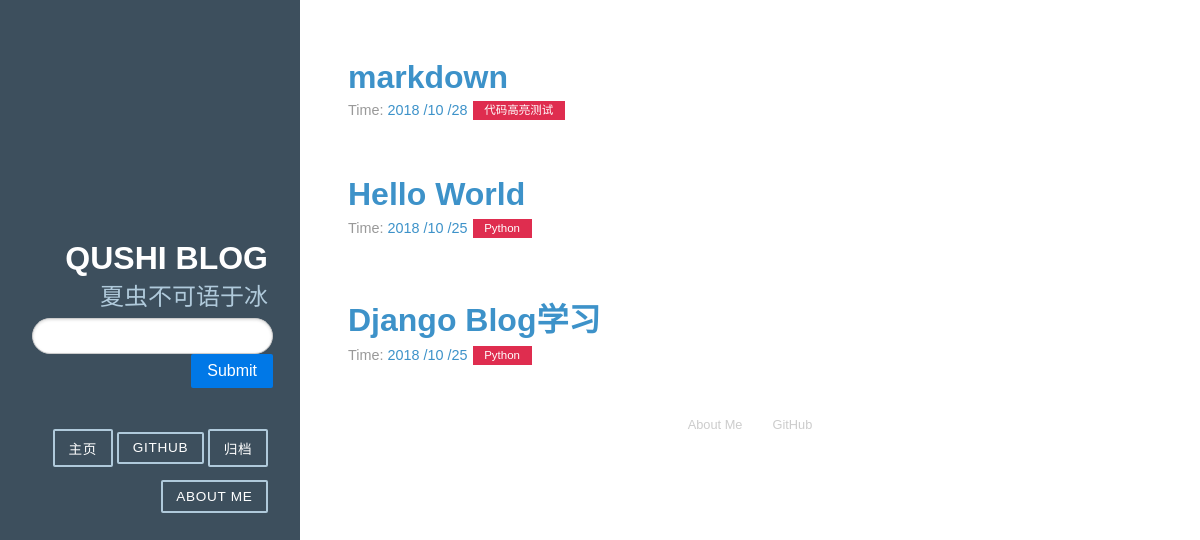
/archives/, run on the app's committed database.
### article/models.py (models this page shows, shortened)
class Article(models.Model):
    title = models.CharField(max_length=100)
    category = models.CharField(max_length=50, blank=True)  #博客标签
    date_time = models.DateField(auto_now_add=True)
    content = models.TextField(blank=True, null=True)
    class Meta:
        ordering = ['-date_time']

### article/views.py (the view)
# urls.py: url(r'^archives/$', archives, name='archives'),
def archives(request) :
    try:
        post_list = Article.objects.all()
    except Article.DoesNotExist :
        raise Http404
    return render(request, 'archives.html', {'post_list' : post_list,'error' : False})

### template/archives.html
{% extends "base.html" %}
{% block content %}
<div class="posts">
    {% for post in post_list %}
        <section class="post">
            <header class="post-header">
                <h2 class="post-title"><a href="{% url 'detail' my_args=post.id %}">{{ post.title }}</a></h2>
                    <p class="post-meta">
                        Time:  <a class="post-author" href="#">{{ post.date_time |date:"Y /m /d"}}</a> <a class="post-category post-category-js" href="{% url 'search_tag' tag=post.category %}">{{ post.category }}</a>
                    </p>
            </header>
        </section>
    {% endfor %}
</div>
{% endblock %}

### static/css/blog.css (style rules this page uses)
* { -webkit-box-sizing: border-box; -moz-box-sizing: border-box; box-sizing: border-box; }
a { text-decoration: none; color: rgb(61, 146, 201); }
.post { padding-bottom: 2em; }
.post-title { font-size: 2em; color: #222; margin-bottom: 0.2em; }
.post-meta { color: #999; font-size: 90%; margin: 0; }
.post-category { margin: 0 0.1em; padding: 0.3em 1em; color: #fff; background: #999; font-size: 80%; }
.post-category-js { background: #df2d4f; }

### data on the page
Article: title "markdown", date_time "2018 /10 /28", category "代码高亮测试"
Article: title "Hello World", date_time "2018 /10 /25", category "Python"
Article: title "Django Blog学习", date_time "2018 /10 /25", category "Python"
